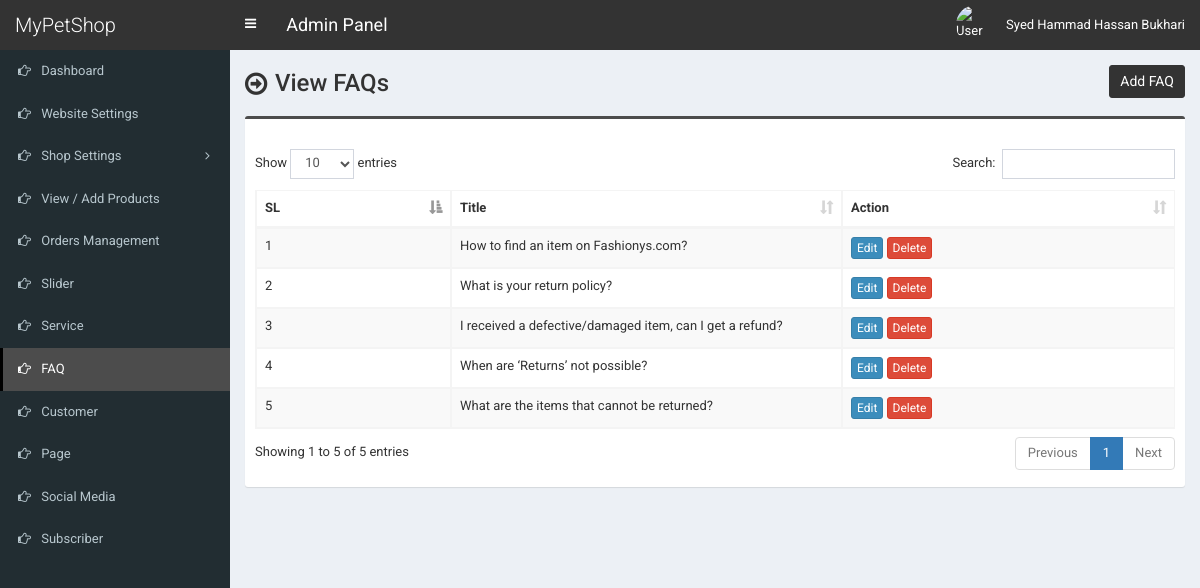
/admin/faq.php (signed in), run on an earlier commit of the app's database.
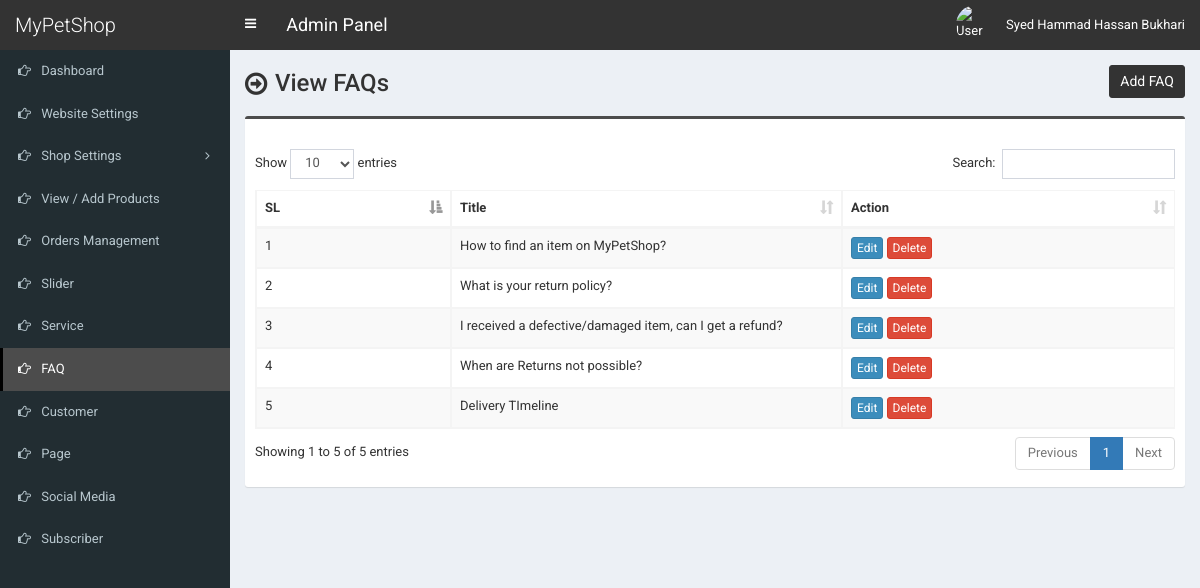
And on a later commit of the database.
### tables this page shows
CREATE TABLE `tbl_faq` (
  `faq_id` int(11) NOT NULL,
  `faq_title` varchar(255) NOT NULL,
  `faq_content` text NOT NULL
);

### admin/faq.php (the view, shortened to what this page needs)
<?php require_once('header.php'); ?>
<section class="content-header">
	<div class="content-header-left">
		<h1>View FAQs</h1>
	</div>
	<div class="content-header-right">
		<a href="faq-add.php" class="btn btn-primary btn-sm">Add FAQ</a>
	</div>
</section>
<section class="content">
	<div class="row">
		<div class="col-md-12">
			<div class="box box-info">
				<div class="box-body table-responsive">
					<table id="example1" class="table table-bordered table-striped">
						<thead>
							<tr>
								<th width="30">SL</th>
								<th width="100">Title</th>
								<th width="80">Action</th>
							</tr>
						</thead>
						<tbody>
							<?php
							$i=0;
							$statement = $pdo->prepare("SELECT * FROM tbl_faq");
							$statement->execute();
							$result = $statement->fetchAll(PDO::FETCH_ASSOC);
							foreach ($result as $row) {
								$i++;
								?>
								<tr>
									<td><?php echo $i; ?></td>
									<td><?php echo $row['faq_title']; ?></td>
									<td>
										<a href="faq-edit.php?id=<?php echo $row['faq_id']; ?>" class="btn btn-primary btn-xs">Edit</a>
										<a href="#" class="btn btn-danger btn-xs" data-href="faq-delete.php?id=<?php echo $row['faq_id']; ?>" data-toggle="modal" data-target="#confirm-delete">Delete</a>
									</td>
								</tr>
								<?php
							}
							?>
						</tbody>
					</table>
				</div>
			</div>
		</div>
	</div>
</section>
<?php require_once('footer.php'); ?>

What changed in the data, as far as the page shows it:
removed tbl_faq: faq_title "What are the items that cannot be returned?"
changed tbl_faq: faq_title "How to find an item on Fashionys.com?" → "How to find an item on MyPetShop?"
changed tbl_faq: faq_title "When are ‘Returns’ not possible?" → "When are Returns not possible?"
added tbl_faq: faq_title "Delivery TImeline"
